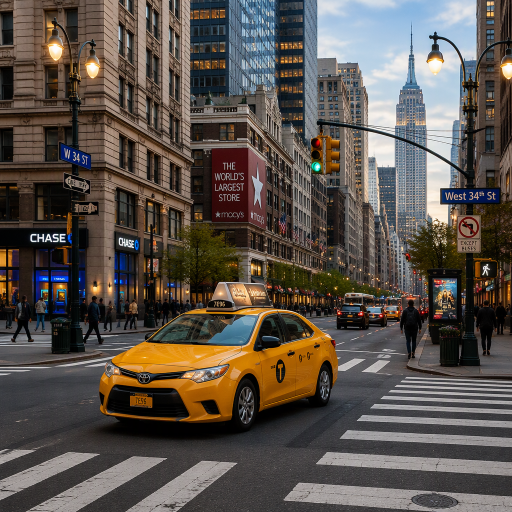
//> input picture 底层算法演示/光流法/assets/frame_01.png, 1024 x 1024 px (shown at 1/2 size)
$ ./optical_flow   (built with g++ and OpenCV 4)
//> lines starting //> are read from the running program, lines starting //| are printed output that depends on the picture; after the words box and inside, x2 and y2 are one past the last pixel; in counts of white or black regions, pixels touching at a corner belong together
/**
 * @file    optical_flow.cpp
 * @brief   光流法演示：Lucas-Kanade 稀疏光流与 Farneback 稠密光流。
 * @details 流程：读取连续两帧 -> 采样特征点 -> 计算光流矢量 -> 可视化运动。
 * @note    依赖：OpenCV 4.x（core / video / imgproc / imgcodecs / highgui）
 *          LK 假设「小位移 + 亮度恒定」，位移过大必须靠金字塔层（maxLevel）兜底；
 *          Farneback 给出逐像素位移场，用 HSV 编码（色相=方向，明度=幅值）最易读。
 */

#include <algorithm>
#include <cmath>
#include <iostream>
#include <string>
#include <vector>

#include <opencv2/opencv.hpp>
#include <opencv2/core/utils/filesystem.hpp>

namespace {

const int kPanelWidth = 480;
const int kPanelHeight = 360;
const int kTitleHeight = 30;

/** @brief 在若干候选位置中查找素材，便于从不同工作目录运行。 */
std::string locateAsset(const std::string& fileName)
{
//> called with fileName = "frame_01.png"
    const std::vector<std::string> candidates = {
        "../../assets/" + fileName, "../assets/" + fileName, "assets/" + fileName};
    for (const auto& path : candidates) {
        if (cv::utils::fs::exists(path)) {
            return path;
        }
    }
    return candidates.front();
}

/** @brief 由素材路径推导输出目录：<demo>/assets/x.png -> <demo>/output。 */
std::string outputDirFor(const std::string& inputPath)
{
    std::string dir = inputPath;
    const size_t slash = dir.find_last_of("/\\");
    dir = (slash == std::string::npos) ? "." : dir.substr(0, slash);
    const size_t slash2 = dir.find_last_of("/\\");
    const std::string leaf = (slash2 == std::string::npos) ? dir : dir.substr(slash2 + 1);
    if (leaf == "assets") {
        dir = (slash2 == std::string::npos) ? "." : dir.substr(0, slash2);
    }
    return dir + "/output";
}

/** @brief 等比缩放并居中留白到固定面板。 */
cv::Mat fitPanel(const cv::Mat& image, const std::string& title)
{
    cv::Mat bgr;
    if (image.channels() == 1) {
        cv::cvtColor(image, bgr, cv::COLOR_GRAY2BGR);
    } else {
        bgr = image;
    }
    const double scale =
        std::min(kPanelWidth / static_cast<double>(bgr.cols),
                 kPanelHeight / static_cast<double>(bgr.rows));
    cv::Mat scaled;
    cv::resize(bgr, scaled, cv::Size(), scale, scale, cv::INTER_AREA);
    cv::Mat panel(kPanelHeight + kTitleHeight, kPanelWidth, CV_8UC3, cv::Scalar(255, 255, 255));
    const int x = (kPanelWidth - scaled.cols) / 2;
    const int y = kTitleHeight + (kPanelHeight - scaled.rows) / 2;
    scaled.copyTo(panel(cv::Rect(x, y, scaled.cols, scaled.rows)));
    cv::putText(panel, title, cv::Point(8, 21), cv::FONT_HERSHEY_SIMPLEX, 0.5,
                cv::Scalar(0, 0, 0), 1, cv::LINE_AA);
    return panel;
}

/** @brief 按列数拼接等尺寸面板。 */
cv::Mat montage(const std::vector<cv::Mat>& panels, int cols)
{
    const int rows = static_cast<int>((panels.size() + cols - 1) / cols);
    cv::Mat canvas(rows * panels[0].rows, cols * panels[0].cols, CV_8UC3, cv::Scalar(255, 255, 255));
    for (size_t i = 0; i < panels.size(); ++i) {
        const int r = static_cast<int>(i) / cols;
        const int c = static_cast<int>(i) % cols;
        panels[i].copyTo(canvas(cv::Rect(c * panels[i].cols, r * panels[i].rows,
                                         panels[i].cols, panels[i].rows)));
    }
    return canvas;
}

/**
 * @brief  把稠密光流编码成 HSV 彩色图。
 * @param  flow 双通道浮点光流场 (dx, dy)。
 * @return BGR 可视化结果（色相表示方向，明度表示幅值）。
 */
cv::Mat flowToColor(const cv::Mat& flow)
{
    std::vector<cv::Mat> xy;
    cv::split(flow, xy);
    cv::Mat magnitude;
    cv::Mat angle;
    cv::cartToPolar(xy[0], xy[1], magnitude, angle, true);  // 角度单位为度

    cv::Mat hsv(flow.size(), CV_8UC3);
    std::vector<cv::Mat> hsvChannels(3);
    // 三个通道必须是同类型同尺寸，否则 merge 会断言失败。
    angle.convertTo(hsvChannels[0], CV_8U, 180.0 / 360.0);  // OpenCV 的 H 区间是 0~179
    hsvChannels[1] = cv::Mat(flow.size(), CV_8U, cv::Scalar(255));
    cv::normalize(magnitude, hsvChannels[2], 0, 255, cv::NORM_MINMAX, CV_8U);
    cv::merge(hsvChannels, hsv);

    cv::Mat color;
    cv::cvtColor(hsv, color, cv::COLOR_HSV2BGR);
    return color;
}

}  // namespace

/**
 * @brief  主流程：两帧之间的稀疏与稠密光流计算及可视化。
 * @param  argc 参数个数。
 * @param  argv 参数列表。
 * @return 0 表示成功，非 0 表示失败。
 */
int main(int argc, char** argv)
{
    const cv::String keys =
        "{help h usage ? |      | 打印帮助信息 }"
        "{a frameA       |      | 第一帧，缺省读取 assets/frame_01.png }"
        "{b frameB       |      | 第二帧，缺省读取 assets/frame_02.png }"
        "{o output       |      | 输出图像路径，缺省写入 <目录>/output/optical_flow.png }"
        "{p points       | 120  | LK 采样的最大特征点数 }"
        "{d display      | 0    | 是否弹窗显示 (1=显示, 0=不显示) }";

    cv::CommandLineParser parser(argc, argv, keys);
    parser.about("光流法演示: LK 稀疏光流 + Farneback 稠密光流\n参数请使用 --key=value 形式");
    if (parser.has("help")) {
        parser.printMessage();
        return 0;
    }
    if (!parser.check()) {
        parser.printErrors();
        parser.printMessage();
        return -1;
    }

    std::string pathA = parser.get<std::string>("frameA");
    std::string pathB = parser.get<std::string>("frameB");
    if (pathA.empty()) {
        pathA = locateAsset("frame_01.png");
    }
    if (pathB.empty()) {
        pathB = locateAsset("frame_02.png");
    }

    // 步骤 1：读取连续两帧。
    const cv::Mat frameA = cv::imread(pathA, cv::IMREAD_COLOR);
//> frameA is the input picture: 1024 rows x 1024 cols, CV_8UC3; mean B, G, R 75.2, 82.3, 90.6
    const cv::Mat frameB = cv::imread(pathB, cv::IMREAD_COLOR);
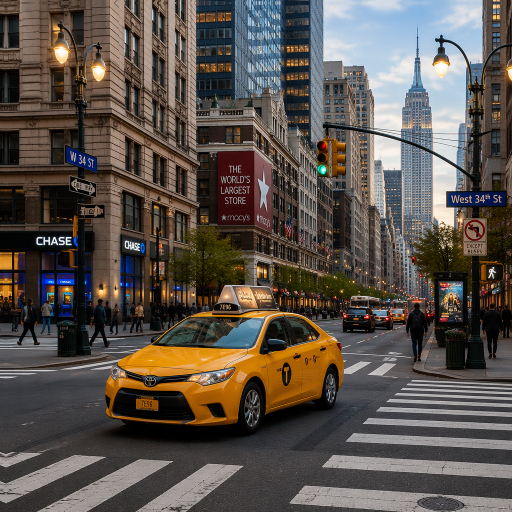
//> input picture 底层算法演示/光流法/assets/frame_02.png, 1024 x 1024 px (shown at 1/2 size)
//> frameB is the input picture: 1024 rows x 1024 cols, CV_8UC3; mean B, G, R 75.4, 82.4, 90.6
    if (frameA.empty() || frameB.empty()) {
        std::cerr << "无法读取连续帧: " << (frameA.empty() ? pathA : pathB) << std::endl;
        return -1;
    }
    cv::Mat grayA;
    cv::Mat grayB;
    cv::cvtColor(frameA, grayA, cv::COLOR_BGR2GRAY);
    cv::cvtColor(frameB, grayB, cv::COLOR_BGR2GRAY);
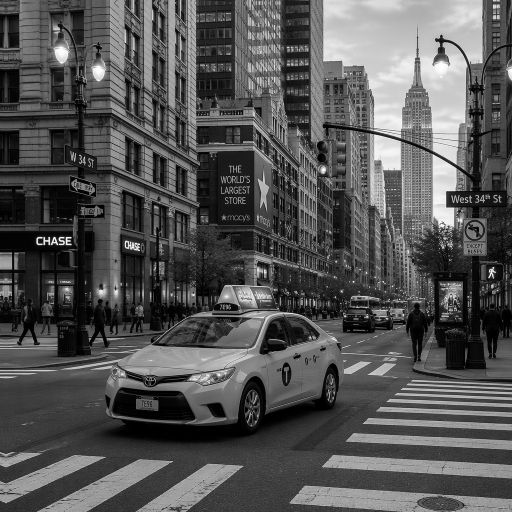
//> grayB: 1024 rows x 1024 cols, CV_8UC1 (shown at 1/2 size); min 0, max 254, mean 84.1

    // 步骤 2：采样特征点。角点比边缘更适合跟踪，因为后者存在孔径问题。
    std::vector<cv::Point2f> pointsA;
    cv::goodFeaturesToTrack(grayA, pointsA, std::max(4, parser.get<int>("points")), 0.01, 10.0);
//> pointsA = 120 Points (x, y), first 12: [86, 483], [130, 469], [116, 469], [965, 549], [978, 539], [72, 482], [86, 468], [267, 495], [923, 587], [787, 592], [766, 592], [72, 469]

    // 步骤 3：计算光流矢量。
    std::vector<cv::Point2f> pointsB;
    std::vector<uchar> status;
    std::vector<float> errors;
    if (!pointsA.empty()) {
        cv::calcOpticalFlowPyrLK(grayA, grayB, pointsA, pointsB, status, errors,
                                 cv::Size(21, 21), 3);
//> pointsB = 120 Points (x, y), first 12: [98, 489], [142, 475], [128, 475], [977, 555], [990, 545], [84, 488], [98, 474], [279, 501], [935, 593], [799, 598], [778, 598], [84, 475]; status = 120 values from 1 to 1; errors = 120 values, max 0.0494 at index 39, min 0 at index 5, mean 0.00557
    }

    cv::Mat flow;
    cv::calcOpticalFlowFarneback(grayA, grayB, flow, 0.5, 3, 15, 3, 5, 1.2, 0);

    // 步骤 4：可视化运动。
    cv::Mat sparseView = frameA.clone();
    double sumShift = 0.0;
    int kept = 0;
    for (size_t i = 0; i < pointsA.size(); ++i) {
        if (!status.empty() && status[i] == 0) {
            continue;
        }
        cv::line(sparseView, pointsA[i], pointsB[i], cv::Scalar(0, 255, 0), 1, cv::LINE_AA);
        cv::circle(sparseView, pointsB[i], 3, cv::Scalar(0, 0, 255), cv::FILLED, cv::LINE_AA);
        sumShift += cv::norm(pointsB[i] - pointsA[i]);
        ++kept;
    }
//> this loop made 120 passes
//> sumShift on passes 1 to 12: 13.42, 26.83, 40.25, 53.67, 67.08, 80.5, 93.91, 107.3, 120.7, 134.2, 147.6, 161
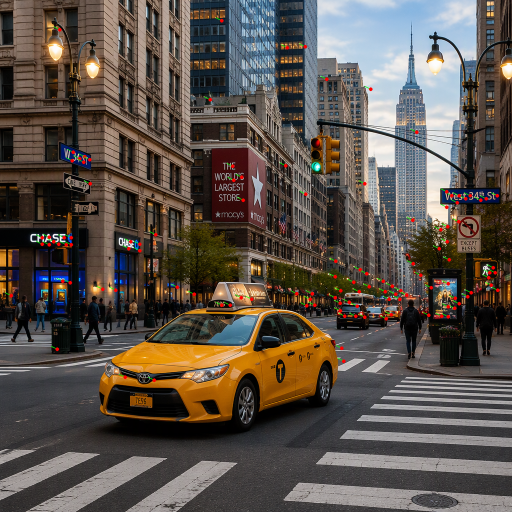
//> sparseView: 1024 rows x 1024 cols, CV_8UC3 (shown at 1/2 size); 0.95% of pixels changed, all inside (x1, y1, x2, y2) = (10, 34, 1000, 765)
//> after the loop, sumShift = 1610; kept = 120

    const cv::Mat denseColor = flowToColor(flow);
//> in flowToColor, `hsvChannels[1] = cv::Mat(flow.size(), CV_8U, cv::Scalar(255));`: hsvChannels[1]: 1024 rows x 1024 cols, CV_8UC1; every value is 255
//> in flowToColor, `cv::cvtColor(hsv, color, cv::COLOR_HSV2BGR);`:
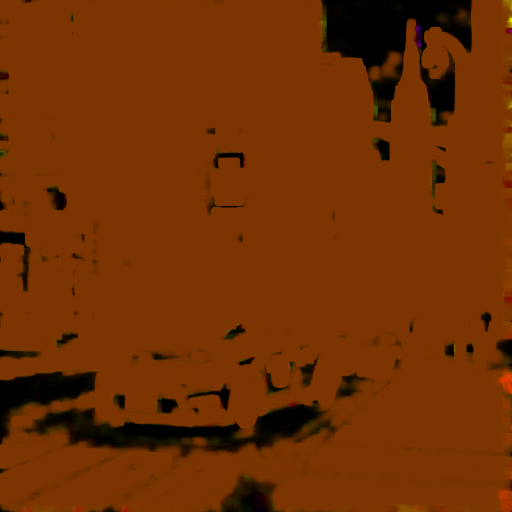
//> color: 1024 rows x 1024 cols, CV_8UC3 (shown at 1/2 size); mean B, G, R 0, 48.4, 112.3
    cv::Mat denseMagnitude;
    {
        std::vector<cv::Mat> xy;
        cv::split(flow, xy);
        cv::magnitude(xy[0], xy[1], denseMagnitude);
        cv::normalize(denseMagnitude, denseMagnitude, 0, 255, cv::NORM_MINMAX, CV_8U);
    }

    // 稠密光流的中位位移，用来和稀疏跟踪的平均位移对照。
    cv::Scalar meanFlow = cv::mean(flow);
//> meanFlow = Scalar(10.84, 5.45)
    std::cout << "LK 跟踪点: " << kept << "/" << pointsA.size()
              << ", 平均位移: " << (kept > 0 ? sumShift / kept : 0.0) << " 像素\n";
//| LK 跟踪点: 120/120, 平均位移: 13.4164 像素
    std::cout << "Farneback 平均光流: dx=" << meanFlow[0] << ", dy=" << meanFlow[1] << "\n";
//| Farneback 平均光流: dx=10.8391, dy=5.44669

    const std::vector<cv::Mat> panels = {
        fitPanel(frameA, "frame A"),
        fitPanel(sparseView, "LK sparse flow"),
        fitPanel(denseColor, "Farneback (HSV)"),
        fitPanel(denseMagnitude, "flow magnitude")};
//> in fitPanel, `cv::putText(panel, title, cv::Point(8, 21), cv::FONT_HERSHEY_SIMPLEX, ..`: panel: 390 rows x 480 cols, CV_8UC3; mean B, G, R 130.3, 135.2, 141
//> in fitPanel (call 2), `cv::resize(bgr, scaled, cv::Size(), scale, scale, cv::INTER_AREA);`: scaled: 360 rows x 360 cols, CV_8UC3; mean B, G, R 74.8, 82.3, 91.3
//> in fitPanel (call 2), `cv::putText(panel, title, cv::Point(8, 21), cv::FONT_HERSHEY_SIMPLEX, ..`: panel: 390 rows x 480 cols, CV_8UC3; mean B, G, R 129.8, 135, 141.3
//> call 3 of fitPanel, with title = "Farneback (HSV)"
//> in fitPanel (call 3), `cv::putText(panel, title, cv::Point(8, 21), cv::FONT_HERSHEY_SIMPLEX, ..`:
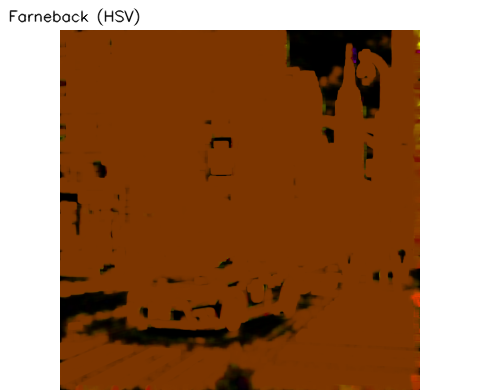
//> panel: 390 rows x 480 cols, CV_8UC3; mean B, G, R 78, 111.4, 155.7
//> call 4 of fitPanel, with title = "flow magnitude"
//> in fitPanel (call 4), `cv::putText(panel, title, cv::Point(8, 21), cv::FONT_HERSHEY_SIMPLEX, ..`:
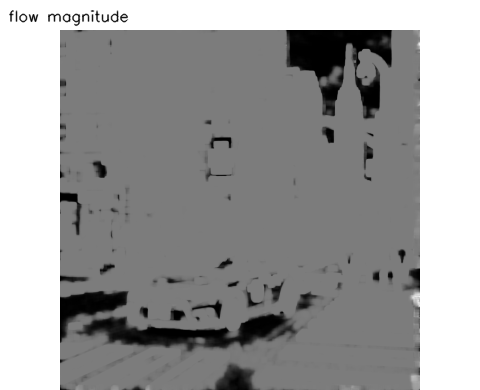
//> panel: 390 rows x 480 cols, CV_8UC3; min 0, max 255, mean 155.8
    const cv::Mat result = montage(panels, 2);
//> in montage, `const int rows = static_cast<int>((panels.size() + cols - 1) / cols);`: rows = 2
//> in montage, `cv::Mat canvas(rows * panels[0].rows, cols * panels[0].cols, CV_8UC3, ..`: canvas: 780 rows x 960 cols, CV_8UC3; every value is 255
//> the loop in montage, `for (size_t i = 0; i < panels.size(); ++i)` made 4 passes
//> after the loop in montage, `for (size_t i = 0; i < panels.size(); ++i)`:
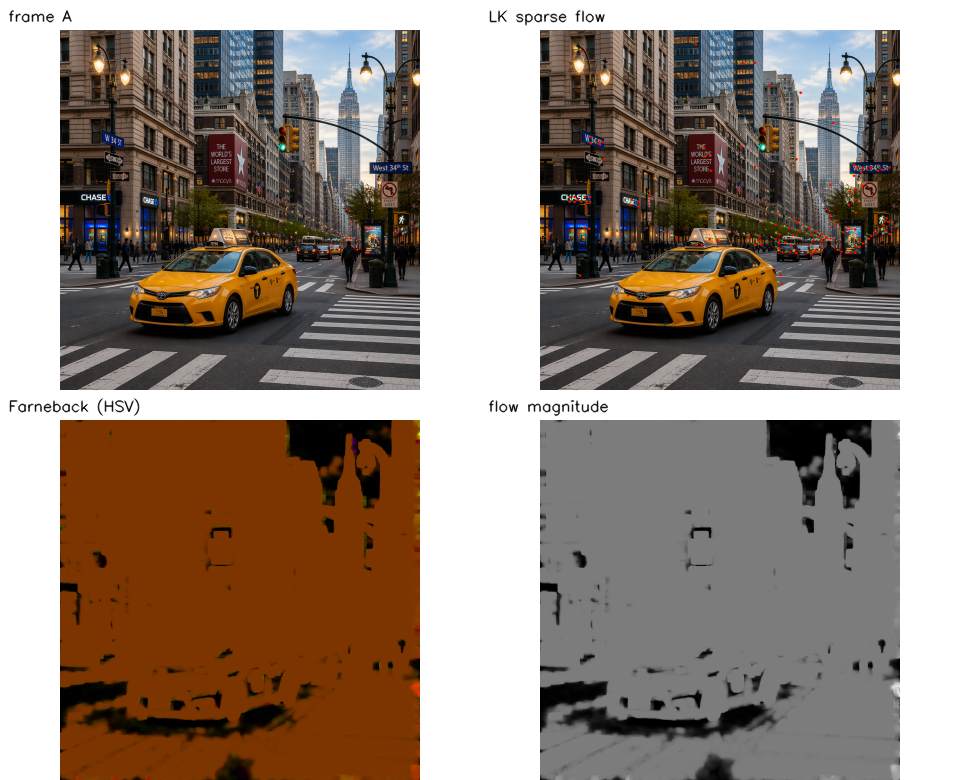
//> canvas: 780 rows x 960 cols, CV_8UC3; mean B, G, R 123.5, 134.4, 148.4

    std::string outputPath = parser.get<std::string>("output");
    if (outputPath.empty()) {
        const std::string outDir = outputDirFor(pathA);
        cv::utils::fs::createDirectories(outDir);
        outputPath = outDir + "/optical_flow.png";
    }
    if (!cv::imwrite(outputPath, result)) {
        std::cerr << "无法写入输出图像: " << outputPath << std::endl;
        return -1;
    }
    std::cout << "结果已保存至 " << outputPath << std::endl;

    if (parser.get<int>("display") != 0) {
        cv::imshow("optical flow", result);
        cv::waitKey(0);
    }
    return 0;
}
